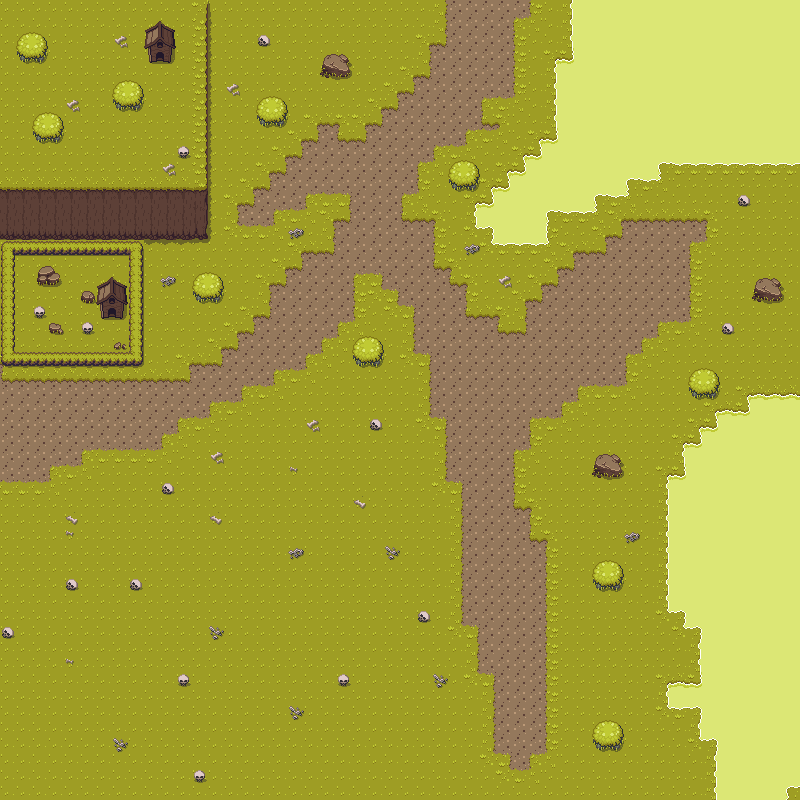

Rendered tile map (Tiled .tmx) drawn with the repository's tilesets; below, a short description and the map source with its tile grids summarised:
An orthogonal 50x50 tile map with 16x16 px tiles, 2 tile layers (Ground, AboveGround) and 24 objects.

<map version="1.10" tiledversion="1.10.2" orientation="orthogonal" renderorder="right-down" width="50" height="50" tilewidth="16" tileheight="16" infinite="0" nextlayerid="4" nextobjectid="33">
 <tileset firstgid="1" source="PostApocalypticTerra.tsx" />
 <layer id="1" name="Ground" width="50" height="50">
  <data>[2500 cells, 2500 non-empty, 25 distinct tile ids]</data>
 </layer>
 <layer id="2" name="AboveGround" width="50" height="50">
  <data>[2500 cells, 222 non-empty, 51 distinct tile ids]</data>
 </layer>
 <objectgroup id="3" name="Collisions">
  <object id="1" x="1" y="239.667" width="141.333" height="126.333" />
  <object id="2" x="1" y="188" width="207" height="51.6667" />
  <object id="3" x="193.333" y="0.666667" width="15.6667" height="187.333" />
  <object id="4" x="256" y="96" width="31.25" height="31.25">
   <ellipse />
  </object>
  <object id="7" x="320.5" y="53.75" width="31.5" height="25">
   <ellipse />
  </object>
  <object id="9" x="448.182" y="160.182" width="32.7273" height="32">
   <ellipse />
  </object>
  <object id="10" x="352.545" y="336.545" width="31.2727" height="31.0909">
   <ellipse />
  </object>
  <object id="11" x="192.545" y="272" width="32" height="32.1818">
   <ellipse />
  </object>
  <object id="12" x="752.545" y="278.727" width="30.9091" height="23.8182">
   <ellipse />
  </object>
  <object id="13" x="688.727" y="367.818" width="30.7273" height="32.1818">
   <ellipse />
  </object>
  <object id="14" x="592.5" y="454.125" width="30.75" height="23.75">
   <ellipse />
  </object>
  <object id="15" x="591.75" y="560.125" width="32.375" height="32">
   <ellipse />
  </object>
  <object id="16" x="592" y="720.667" width="31.6667" height="30.6667">
   <ellipse />
  </object>
  <object id="17" x="576.333" y="0.666667">
   <polygon points="0,0 -0.333333,61.3333 -16.3333,63.6667 -16.6667,146 -32.6667,144.333 -33,159.667 -47,159 -48.3333,175.333 -63.6667,175.667 -64,192.333 -79,192 -81,207.667 -96,208.667 -97,221.667 -80.3333,223 -80.6667,237 -34.6667,238.667 -32,224.333 -32,208.333 15,206.333 16.3333,190.333 48.3333,191.333 47,175 80,174.667 80.6667,157 223,155.667" />
  </object>
  <object id="18" x="798.667" y="398">
   <polygon points="0,0 -46.3333,-0.666667 -47,15.3333 -79,16 -80,32.3333 -95.3333,34.6667 -95,51.3333 -109.667,52 -111.333,81.3333 -124.667,83.3333 -125.667,207.333 -110.667,209 -109.333,225 -90.6667,226.667 -94.6667,289 -127,291.333 -126.333,304 -92.6667,306.667 -95,337 -80.6667,338.667 -79.6667,400.667 -14.6667,400 -13.3333,386.333 0.333333,384.667" />
  </object>
  <object id="20" x="210.5" y="1" width="364.5" height="1" />
  <object id="23" x="795" y="157.333" width="6.33333" height="220" />
  <object id="24" x="795.333" y="378" width="4.33333" height="19" />
  <object id="25" x="0.333333" y="367.667" width="3" height="246.667" />
  <object id="26" x="0.333333" y="615.333" width="4" height="184" />
  <object id="27" x="6" y="794" width="200.667" height="4.33333" />
  <object id="28" x="208.333" y="793.667" width="231.667" height="6" />
  <object id="29" x="442" y="792.333" width="179.667" height="6" />
  <object id="30" x="624.667" y="792.333" width="94.3333" height="6.66667" />
 </objectgroup>
</map>